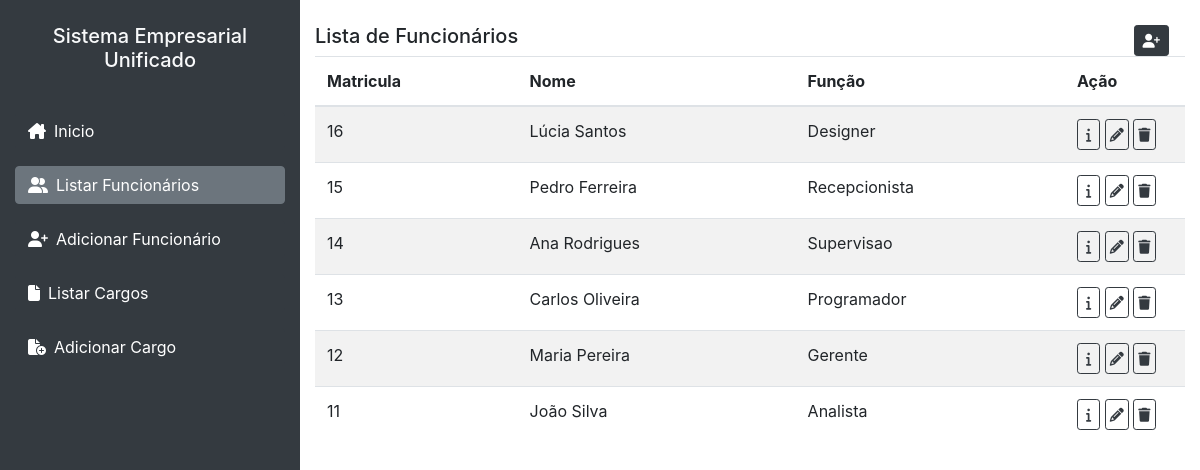
/funcionarios.php, run on the app's committed database.
### tables this page shows
CREATE TABLE `funcionario` (
  `endereco` varchar(55) DEFAULT NULL,
  `email` varchar(20) DEFAULT NULL,
  `data_nasc` date DEFAULT NULL,
  `telefone` int(11) DEFAULT NULL,
  `id` int(11) NOT NULL,
  `cpf` int(11) DEFAULT NULL,
  `id_funcao` int(11) DEFAULT NULL,
  `nome` varchar(50) DEFAULT NULL,
  `sobrenome` varchar(50) DEFAULT NULL
);

CREATE TABLE `funcao` (
  `setor` varchar(15) NOT NULL,
  `salario` float NOT NULL,
  `descricao` varchar(20) NOT NULL,
  `id` int(11) NOT NULL
);

### funcionarios.php (the view, shortened to what this page needs)
<!DOCTYPE html>
<html lang="pt-br">
<head>
    <link rel="stylesheet" href="assets/style.css">
    <link rel="stylesheet" href="https://stackpath.bootstrapcdn.com/bootstrap/4.1.3/css/bootstrap.min.css">
    <link rel="stylesheet" href="https://cdnjs.cloudflare.com/ajax/libs/font-awesome/6.4.2/css/all.min.css" />
</head>
<body>
    <div class="container-fluid h-100">
        <div class="row h-100">
            <div class="col-lg-3 col-md-4 bg-dark">
                <a href="index.php"><h5 class="text-light text-center py-4">Sistema Empresarial Unificado</h5></a>
                <div class="d-flex flex-column my-3">
                    <a href="index.php" class="mb-3 btn btn-dark text-left"><i class="fa-solid fa-house-chimney mr-2"></i>Inicio</a>
                    <a href="funcionarios.php" class="mb-3 btn btn-secondary text-left"><i class="fa-solid fa-user-group mr-2"></i>Listar Funcionários</button></a>
                    <a href="create-funcionario.php" class="mb-3 btn btn-dark text-left"><i class="fa-solid fa-user-plus mr-2"></i>Adicionar Funcionário</button></a>
                    <a href="cargos.php" class="mb-3 btn btn-dark text-left"><i class="fa-solid fa-file mr-2"></i>Listar Cargos</button></a>
                    <a href="create-cargo.php" class="mb-3 btn btn-dark text-left"><i class="fa-solid fa-file-circle-plus mr-2"></i>Adicionar Cargo</button></a>
                </div>
            </div>
            <div class="col-md">
                <div class="d-flex flex-row justify-content-between align-items-center mt-4">
                    <h5>Lista de Funcionários</h5>
                    <a class="btn btn-dark btn-sm mr-3" href="create-funcionario.php"><i class="fa-solid fa-user-plus"></i></a>
                </div>
                <table class="table table-striped">
                    <thead>
                        <tr>
                            <th scope="col">Matricula</th>
                            <th scope="col">Nome</th>
                            <th scope="col">Função</th>
                            <th scope="col">Ação</th>
                        </tr>
                    </thead>
                    <tbody>
                        <?php
                        $pdo = Banco::conectar();
                        $sql = 'SELECT funcionario.*, funcao.descricao AS nome_funcao
                                FROM funcionario
                                JOIN funcao ON funcionario.id_funcao = funcao.id
                                WHERE funcionario.id_funcao = funcao.id ORDER BY id DESC;';
                        foreach($pdo->query($sql)as $row)
                        {
                            echo '<tr>';
                            echo '<td>'. $row['id'] .'</td>';
                            echo '<td>'. $row['nome'] .' ' . $row['sobrenome'] .'</td>';
                            echo '<td>'. $row['nome_funcao'] . '</td>';
                            echo '<td width=120>';
                            echo '<a class="btn btn-outline-dark px-2 btn-sm" href="read-funcionario.php?id='.$row['id'].'"><i class="fa-solid fa-info"></i></a>';
                            echo '<a class="btn btn-outline-dark px-1 btn-sm" href="update-funcionario.php?id='.$row['id'].'"><i class="fa-solid fa-pencil"></i></a>';
                            echo '<a class="btn btn-outline-dark p-1 btn-sm" href="delete-funcionario.php?id='.$row['id'].'"><i class="fa-solid fa-trash"></i></a>';
                            echo '</td>';
                            echo '</tr>';
                        }
                        ?>
                    </tbody>
                </table>
            </div>
        </div>
</body>
</html>

### assets/style.css (style rules this page uses)
a { text-decoration: none !important; }
html, body { height: 100%; margin: 0; padding: 0; }

### data on the page
funcionario: id "16", nome "Lúcia", sobrenome "Santos", id_funcao.descricao "Designer"
funcionario: id "15", nome "Pedro", sobrenome "Ferreira", id_funcao.descricao "Recepcionista"
funcionario: id "14", nome "Ana", sobrenome "Rodrigues", id_funcao.descricao "Supervisao"
funcionario: id "13", nome "Carlos", sobrenome "Oliveira", id_funcao.descricao "Programador"
funcionario: id "12", nome "Maria", sobrenome "Pereira", id_funcao.descricao "Gerente"
funcionario: id "11", nome "João", sobrenome "Silva", id_funcao.descricao "Analista"
